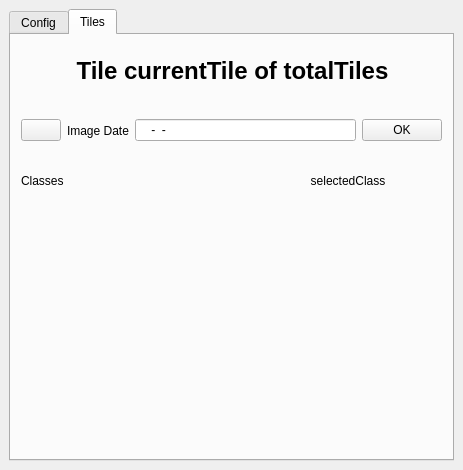
<?xml version="1.0" encoding="UTF-8"?>
<ui version="4.0">
 <class>GlobalInspectionTilesDockWidgetBase</class>
 <widget class="QDockWidget" name="GlobalInspectionTilesDockWidgetBase">
  <property name="geometry">
   <rect>
    <x>0</x>
    <y>0</y>
    <width>463</width>
    <height>470</height>
   </rect>
  </property>
  <property name="sizePolicy">
   <sizepolicy hsizetype="Minimum" vsizetype="Preferred">
    <horstretch>0</horstretch>
    <verstretch>0</verstretch>
   </sizepolicy>
  </property>
  <property name="minimumSize">
   <size>
    <width>440</width>
    <height>161</height>
   </size>
  </property>
  <property name="maximumSize">
   <size>
    <width>480</width>
    <height>254288</height>
   </size>
  </property>
  <property name="styleSheet">
   <string notr="true"/>
  </property>
  <property name="windowTitle">
   <string>INSPECTION TILES</string>
  </property>
  <widget class="QWidget" name="dockWidgetContents">
   <layout class="QGridLayout" name="gridLayout_2">
    <item row="0" column="0">
     <widget class="QTabWidget" name="tabWidget">
      <property name="sizePolicy">
       <sizepolicy hsizetype="Preferred" vsizetype="Preferred">
        <horstretch>0</horstretch>
        <verstretch>0</verstretch>
       </sizepolicy>
      </property>
      <property name="minimumSize">
       <size>
        <width>200</width>
        <height>0</height>
       </size>
      </property>
      <property name="maximumSize">
       <size>
        <width>1777220</width>
        <height>16777215</height>
       </size>
      </property>
      <property name="cursor">
       <cursorShape>ArrowCursor</cursorShape>
      </property>
      <property name="currentIndex">
       <number>1</number>
      </property>
      <widget class="QWidget" name="tabConfig">
       <attribute name="title">
        <string>Config</string>
       </attribute>
       <widget class="QWidget" name="layoutWidget">
        <property name="geometry">
         <rect>
          <x>10</x>
          <y>200</y>
          <width>411</width>
          <height>48</height>
         </rect>
        </property>
        <layout class="QGridLayout" name="gridLayout">
         <item row="1" column="0" colspan="2">
          <widget class="QComboBox" name="cbTypeInspection">
           <property name="cursor">
            <cursorShape>PointingHandCursor</cursorShape>
           </property>
           <property name="editable">
            <bool>false</bool>
           </property>
           <property name="currentText">
            <string>Choose a campaign</string>
           </property>
           <item>
            <property name="text">
             <string>Choose a campaign</string>
            </property>
           </item>
          </widget>
         </item>
         <item row="0" column="0" colspan="2">
          <widget class="QLabel" name="label">
           <property name="text">
            <string>Type of Inspection</string>
           </property>
          </widget>
         </item>
        </layout>
       </widget>
       <widget class="QWidget" name="layoutWidget">
        <property name="geometry">
         <rect>
          <x>10</x>
          <y>60</y>
          <width>411</width>
          <height>54</height>
         </rect>
        </property>
        <layout class="QGridLayout" name="gridLayout_3">
         <item row="1" column="1">
          <widget class="QLabel" name="labelFile">
           <property name="text">
            <string>Tiles file (*.gpkg)</string>
           </property>
          </widget>
         </item>
         <item row="2" column="1">
          <layout class="QHBoxLayout" name="horizontalLayout">
           <item>
            <widget class="QLineEdit" name="fieldFileName">
             <property name="enabled">
              <bool>false</bool>
             </property>
             <property name="mouseTracking">
              <bool>true</bool>
             </property>
             <property name="acceptDrops">
              <bool>false</bool>
             </property>
             <property name="text">
              <string/>
             </property>
             <property name="frame">
              <bool>true</bool>
             </property>
            </widget>
           </item>
           <item>
            <widget class="QPushButton" name="btnFile">
             <property name="cursor">
              <cursorShape>PointingHandCursor</cursorShape>
             </property>
             <property name="text">
              <string>Open</string>
             </property>
            </widget>
           </item>
          </layout>
         </item>
        </layout>
       </widget>
       <widget class="QPushButton" name="btnInitInspections">
        <property name="geometry">
         <rect>
          <x>140</x>
          <y>270</y>
          <width>111</width>
          <height>28</height>
         </rect>
        </property>
        <property name="cursor">
         <cursorShape>PointingHandCursor</cursorShape>
        </property>
        <property name="text">
         <string>Init Inspections</string>
        </property>
       </widget>
       <widget class="QWidget" name="layoutWidget_2">
        <property name="geometry">
         <rect>
          <x>10</x>
          <y>130</y>
          <width>411</width>
          <height>54</height>
         </rect>
        </property>
        <layout class="QGridLayout" name="gridLayout_4">
         <item row="1" column="1">
          <widget class="QLabel" name="labelFile_2">
           <property name="text">
            <string>Working directory</string>
           </property>
          </widget>
         </item>
         <item row="2" column="1">
          <layout class="QHBoxLayout" name="horizontalLayout_4">
           <item>
            <widget class="QLineEdit" name="fieldWorkingDirectory">
             <property name="enabled">
              <bool>false</bool>
             </property>
             <property name="mouseTracking">
              <bool>true</bool>
             </property>
             <property name="acceptDrops">
              <bool>false</bool>
             </property>
             <property name="text">
              <string/>
             </property>
             <property name="frame">
              <bool>true</bool>
             </property>
            </widget>
           </item>
           <item>
            <widget class="QPushButton" name="btnWorkingDirectory">
             <property name="cursor">
              <cursorShape>PointingHandCursor</cursorShape>
             </property>
             <property name="text">
              <string>Open</string>
             </property>
            </widget>
           </item>
          </layout>
         </item>
        </layout>
       </widget>
       <widget class="QWidget" name="layoutWidget">
        <property name="geometry">
         <rect>
          <x>10</x>
          <y>10</y>
          <width>411</width>
          <height>30</height>
         </rect>
        </property>
        <layout class="QHBoxLayout" name="horizontalLayout_5">
         <item>
          <widget class="QLabel" name="label_4">
           <property name="text">
            <string>Interpreter Name</string>
           </property>
          </widget>
         </item>
         <item>
          <widget class="QLineEdit" name="interpreterName"/>
         </item>
        </layout>
       </widget>
      </widget>
      <widget class="QWidget" name="tabTiles">
       <attribute name="title">
        <string>Tiles</string>
       </attribute>
       <widget class="QWidget" name="layoutWidget">
        <property name="geometry">
         <rect>
          <x>11</x>
          <y>10</y>
          <width>421</width>
          <height>51</height>
         </rect>
        </property>
        <layout class="QHBoxLayout" name="layoutTilesControl">
         <item>
          <widget class="QPushButton" name="btnBack">
           <property name="sizePolicy">
            <sizepolicy hsizetype="Fixed" vsizetype="MinimumExpanding">
             <horstretch>0</horstretch>
             <verstretch>7</verstretch>
            </sizepolicy>
           </property>
           <property name="minimumSize">
            <size>
             <width>0</width>
             <height>15</height>
            </size>
           </property>
           <property name="cursor">
            <cursorShape>PointingHandCursor</cursorShape>
           </property>
           <property name="styleSheet">
            <string notr="true">border-radius: 20px</string>
           </property>
           <property name="text">
            <string/>
           </property>
           <property name="iconSize">
            <size>
             <width>30</width>
             <height>30</height>
            </size>
           </property>
          </widget>
         </item>
         <item>
          <widget class="QLabel" name="tileInfo">
           <property name="font">
            <font>
             <pointsize>18</pointsize>
             <weight>75</weight>
             <italic>false</italic>
             <bold>true</bold>
            </font>
           </property>
           <property name="text">
            <string>Tile currentTile of totalTiles</string>
           </property>
           <property name="alignment">
            <set>Qt::AlignCenter</set>
           </property>
          </widget>
         </item>
         <item>
          <widget class="QPushButton" name="btnNext">
           <property name="sizePolicy">
            <sizepolicy hsizetype="Fixed" vsizetype="MinimumExpanding">
             <horstretch>0</horstretch>
             <verstretch>0</verstretch>
            </sizepolicy>
           </property>
           <property name="cursor">
            <cursorShape>PointingHandCursor</cursorShape>
           </property>
           <property name="styleSheet">
            <string notr="true">border-radius: 20px</string>
           </property>
           <property name="text">
            <string/>
           </property>
           <property name="iconSize">
            <size>
             <width>30</width>
             <height>30</height>
            </size>
           </property>
          </widget>
         </item>
        </layout>
       </widget>
       <widget class="QWidget" name="verticalLayoutWidget">
        <property name="geometry">
         <rect>
          <x>10</x>
          <y>170</y>
          <width>421</width>
          <height>170</height>
         </rect>
        </property>
        <layout class="QVBoxLayout" name="layoutClasses"/>
       </widget>
       <widget class="QWidget" name="layoutWidget">
        <property name="geometry">
         <rect>
          <x>10</x>
          <y>130</y>
          <width>421</width>
          <height>31</height>
         </rect>
        </property>
        <layout class="QHBoxLayout" name="horizontalLayout_3">
         <item>
          <widget class="QLabel" name="labelClass">
           <property name="sizePolicy">
            <sizepolicy hsizetype="Minimum" vsizetype="Minimum">
             <horstretch>0</horstretch>
             <verstretch>0</verstretch>
            </sizepolicy>
           </property>
           <property name="text">
            <string>Classes</string>
           </property>
          </widget>
         </item>
         <item>
          <widget class="QPushButton" name="btnClearSelection">
           <property name="sizePolicy">
            <sizepolicy hsizetype="Fixed" vsizetype="Fixed">
             <horstretch>0</horstretch>
             <verstretch>0</verstretch>
            </sizepolicy>
           </property>
           <property name="cursor">
            <cursorShape>PointingHandCursor</cursorShape>
           </property>
           <property name="styleSheet">
            <string notr="true">border-radius: 10px</string>
           </property>
           <property name="text">
            <string/>
           </property>
          </widget>
         </item>
         <item>
          <widget class="QLabel" name="selectedClass">
           <property name="sizePolicy">
            <sizepolicy hsizetype="Minimum" vsizetype="Minimum">
             <horstretch>0</horstretch>
             <verstretch>0</verstretch>
            </sizepolicy>
           </property>
           <property name="text">
            <string>selectedClass</string>
           </property>
           <property name="alignment">
            <set>Qt::AlignCenter</set>
           </property>
          </widget>
         </item>
        </layout>
       </widget>
       <widget class="QWidget" name="layoutWidget">
        <property name="geometry">
         <rect>
          <x>10</x>
          <y>80</y>
          <width>421</width>
          <height>31</height>
         </rect>
        </property>
        <layout class="QHBoxLayout" name="horizontalLayout_2">
         <item>
          <widget class="QPushButton" name="btnPointDate">
           <property name="cursor">
            <cursorShape>PointingHandCursor</cursorShape>
           </property>
           <property name="text">
            <string/>
           </property>
          </widget>
         </item>
         <item>
          <widget class="QLabel" name="labelImageDate">
           <property name="sizePolicy">
            <sizepolicy hsizetype="Minimum" vsizetype="Minimum">
             <horstretch>0</horstretch>
             <verstretch>0</verstretch>
            </sizepolicy>
           </property>
           <property name="text">
            <string>Image Date</string>
           </property>
          </widget>
         </item>
         <item>
          <widget class="QLineEdit" name="imageDate">
           <property name="inputMask">
            <string>9999-99-99</string>
           </property>
          </widget>
         </item>
         <item>
          <widget class="QPushButton" name="btnLoadClasses">
           <property name="text">
            <string>OK</string>
           </property>
          </widget>
         </item>
        </layout>
       </widget>
      </widget>
     </widget>
    </item>
   </layout>
  </widget>
 </widget>
 <resources/>
 <connections/>
</ui>
